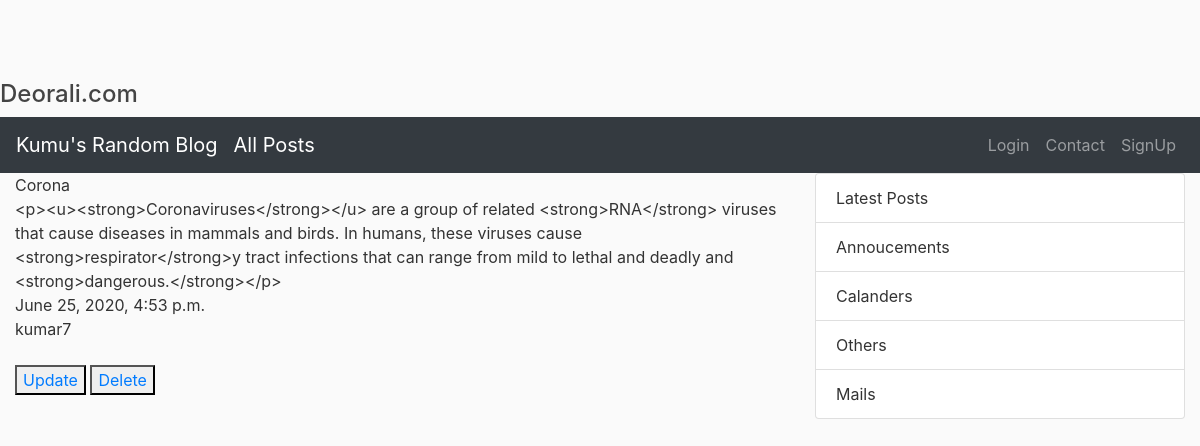
/postdetail/1/, run on the app's committed database.
### blogs/models.py (models this page shows, shortened)
class Post(models.Model):
	title=models.CharField(max_length=100)
	content=RichTextField()
	date_post=models.DateTimeField(default=timezone.now)
	author=models.ForeignKey(User, on_delete=models.CASCADE)

### blogs/views.py (the view)
# urls.py: path('postdetail/<int:pk>/',PostDetailView.as_view(),name='postsdetail'),
class PostDetailView(DetailView):
	model=Post
	template_name='blogs/post_detail.html'
	context_object_name='o'

### blogs/templates/blogs/post_detail.html (shortened to what this page needs)
{% extends "blogs/base.html" %}
{% block content %}
  {{o.title}}<br>
  {{o.content}}<br>
  {{o.date_post}}<br>
  {{o.author}}<br><br>
<button><a href="{% url 'postupdate' o.id %}">Update</a></button>
<button><a href="{% url 'postdelete' o.id %}">Delete</a></button>
{% endblock %}

### blogs/templates/blogs/base.html (shortened to what this page needs)
<html lang="en">
  <head>
    <link rel="stylesheet" href="https://maxcdn.bootstrapcdn.com/bootstrap/4.0.0/css/bootstrap.min.css">
  </head>
  <body>
  	<h4>Deorali.com</h4>
<nav class="navbar navbar-expand-sm bg-dark navbar-dark sticky-top">
<a routerLink="/" class="navbar-brand" href="/posts">Kumu's Random Blog</a>
<a routerLink="/" class="navbar-brand" href="/posts">All Posts</a>
<ul class="navbar-nav ml-auto">
{% if user.is_authenticated %}
<li class="nav-item">
<a class="nav-link" href="/profile">Profile</a>
</li>
  <li class="nav-item">
<a class="nav-link" href="/postcreate">New Post</a>
<li class="nav-item">
<a class="nav-link" href="/logout">LogOut</a>
{%  else %}
<li class="nav-item">
<a class="nav-link" href="/login">Login</a>
</li>
<li class="nav-item">
<a class="nav-link" href="/contact">Contact</a>
</li>
<li class="nav-item">
<a class="nav-link" href="/register">SignUp</a>
</li>
{% endif %}
</ul>
</nav>
<div class="container-fluid">
  		<div class="row">
  	<div class="col-8">
    {% block content%}
    {% endblock %}
    </div>
    <div class="col-4">
   <ul class="list-group">
  <li class="list-group-item">Latest Posts</li>
  <li class="list-group-item">Annoucements</li>
  <li class="list-group-item">Calanders</li>
  <li class="list-group-item">Others</li>
  <li class="list-group-item">Mails</li>
</ul>
    </div>
</div>
  </body>
</html>
</body>
</html>

### blogs/templates/blogs/base.html (style rules this page uses)
body { background: #fafafa; color: #333333; margin-top: 5rem; }
h1, h2, h3, h4, h5, h6 { color: #444444; }
ul { margin: 0; }

### data on the page
Post: title "Corona", content "<p><u><strong>Coronaviruses</strong></u> are a group of related <strong>RNA</strong> viruses that cause diseases in mammals and birds. In humans, these viruses cause <strong>respirator</strong>y tract infections that can range from mild to lethal and deadly and <strong>dangerous.</strong></p>", date_post "June 25, 2020, 4:53 p.m.", author "kumar7"
